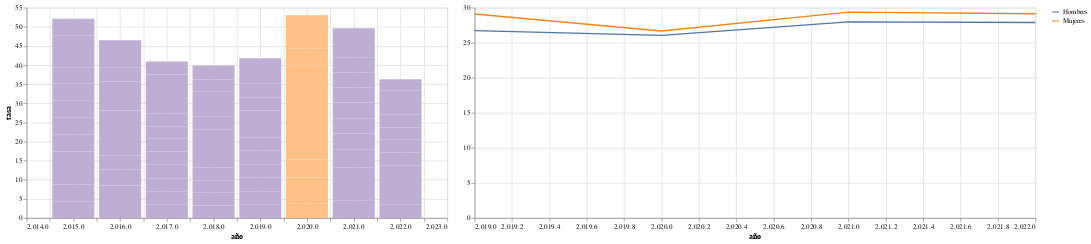

Notebook cell for this chart:
### Code cell
final = alt.hconcat(left, right).resolve_scale(x = 'independent') #resolve_scale recibe valores como shared o independent para poder concatenar dos gráficos y las etiquetas del gráfico.
final

### Figure 1 — Vega-Lite specification as saved in the notebook (floating-point values rounded to 4 significant figures)
{"config": {"view": {"continuousWidth": 400, "continuousHeight": 300}}, "hconcat": [{"data": {"name": "data-4e170b63240ec1bcc38851a928585bb4"}, "mark": {"type": "bar", "width": 60}, "encoding": {"color": {"condition": {"value": "#fdc086", "test": "(datum.año === 2020)"}, "value": "#beaed4"}, "x": {"field": "año", "type": "quantitative"}, "y": {"field": "tasa", "type": "quantitative"}}, "width": 600}, {"repeat": {"layer": ["Hombres", "Mujeres"]}, "spec": {"data": {"name": "data-069fceac8a9aab796fe0ccb611a28a2c"}, "mark": "line", "encoding": {"color": {"datum": {"repeat": "layer"}}, "x": {"field": "año", "type": "quantitative"}, "y": {"aggregate": "mean", "field": {"repeat": "layer"}, "title": ""}}, "width": 800}}], "resolve": {"scale": {"x": "independent"}}, "$schema": "https://vega.github.io/schema/vega-lite/v4.17.0.json", "datasets": {"data-4e170b63240ec1bcc38851a928585bb4": [{"año": 2015, "periodo": 1, "tasa": 4.4}, {"año": 2015, "periodo": 2, "tasa": 4.4}, {"año": 2015, "periodo": 3, "tasa": 4.3}, {"año": 2015, "periodo": 4, "tasa": 4.3}, {"año": 2015, "periodo": 5, "tasa": 4.4}, {"año": 2015, "periodo": 6, "tasa": 4.4}, {"año": 2015, "periodo": 7, "tasa": 4.5}, {"año": 2015, "periodo": 8, "tasa": 4.4}, {"año": 2015, "periodo": 9, "tasa": 4.2}, {"año": 2015, "periodo": 10, "tasa": 4.4}, {"año": 2015, "periodo": 11, "tasa": 4.1}, {"año": 2015, "periodo": 12, "tasa": 4.3}, {"año": 2016, "periodo": 1, "tasa": 4.2}, {"año": 2016, "periodo": 2, "tasa": 4.3}, {"año": 2016, "periodo": 3, "tasa": 4.1}, {"año": 2016, "periodo": 4, "tasa": 3.8}, {"año": 2016, "periodo": 5, "tasa": 4.0}, {"año": 2016, "periodo": 6, "tasa": 3.9}, {"año": 2016, "periodo": 7, "tasa": 3.8}, {"año": 2016, "periodo": 8, "tasa": 3.8}, {"año": 2016, "periodo": 9, "tasa": 3.8}, {"año": 2016, "periodo": 10, "tasa": 3.6}, {"año": 2016, "periodo": 11, "tasa": 3.6}, {"año": 2016, "periodo": 12, "tasa": 3.6}, {"año": 2017, "periodo": 1, "tasa": 3.5}, {"año": 2017, "periodo": 2, "tasa": 3.4}, {"año": 2017, "periodo": 3, "tasa": 3.5}, {"año": 2017, "periodo": 4, "tasa": 3.5}, {"año": 2017, "periodo": 5, "tasa": 3.5}, {"año": 2017, "periodo": 6, "tasa": 3.3}, {"año": 2017, "periodo": 7, "tasa": 3.3}, {"año": 2017, "periodo": 8, "tasa": 3.3}, {"año": 2017, "periodo": 9, "tasa": 3.3}, {"año": 2017, "periodo": 10, "tasa": 3.4}, {"año": 2017, "periodo": 11, "tasa": 3.5}, {"año": 2017, "periodo": 12, "tasa": 3.4}, {"año": 2018, "periodo": 1, "tasa": 3.3}, {"año": 2018, "periodo": 2, "tasa": 3.3}, {"año": 2018, "periodo": 3, "tasa": 3.3}, {"año": 2018, "periodo": 4, "tasa": 3.4}, {"año": 2018, "periodo": 5, "tasa": 3.2}, {"año": 2018, "periodo": 6, "tasa": 3.4}, {"año": 2018, "periodo": 7, "tasa": 3.3}, {"año": 2018, "periodo": 8, "tasa": 3.3}, {"año": 2018, "periodo": 9, "tasa": 3.3}, {"año": 2018, "periodo": 10, "tasa": 3.2}, {"año": 2018, "periodo": 11, "tasa": 3.3}, {"año": 2018, "periodo": 12, "tasa": 3.6}, {"año": 2019, "periodo": 1, "tasa": 3.5}, {"año": 2019, "periodo": 2, "tasa": 3.4}, {"año": 2019, "periodo": 3, "tasa": 3.6}, {"año": 2019, "periodo": 4, "tasa": 3.5}, {"año": 2019, "periodo": 5, "tasa": 3.6}, {"año": 2019, "periodo": 6, "tasa": 3.5}, {"año": 2019, "periodo": 7, "tasa": 3.5}, {"año": 2019, "periodo": 8, "tasa": 3.5}, {"año": 2019, "periodo": 9, "tasa": 3.5}, {"año": 2019, "periodo": 10, "tasa": 3.6}, {"año": 2019, "periodo": 11, "tasa": 3.5}, {"año": 2019, "periodo": 12, "tasa": 3.1}, {"año": 2020, "periodo": 1, "tasa": 3.7}, {"año": 2020, "periodo": 2, "tasa": 3.6}, {"año": 2020, "periodo": 3, "tasa": 3.3}, {"año": 2020, "periodo": 4, "tasa": 4.7}, {"año": 2020, "periodo": 5, "tasa": 4.3}, {"año": 2020, "periodo": 6, "tasa": 5.5}, {"año": 2020, "periodo": 7, "tasa": 5.0}, {"año": 2020, "periodo": 8, "tasa": 4.9}, {"año": 2020, "periodo": 9, "tasa": 4.8}, {"año": 2020, "periodo": 10, "tasa": 4.6}, {"año": 2020, "periodo": 11, "tasa": 4.5}, {"año": 2020, "periodo": 12, "tasa": 4.1}, {"año": 2021, "periodo": 1, "tasa": 4.5}, {"año": 2021, "periodo": 2, "tasa": 4.4}, {"año": 2021, "periodo": 3, "tasa": 4.4}, {"año": 2021, "periodo": 4, "tasa": 4.7}, {"año": 2021, "periodo": 5, "tasa": 4.1}, {"año": 2021, "periodo": 6, "tasa": 4.0}, {"año": 2021, "periodo": 7, "tasa": 4.1}, {"año": 2021, "periodo": 8, "tasa": 4.0}, {"año": 2021, "periodo": 9, "tasa": 3.9}, {"año": 2021, "periodo": 10, "tasa": 3.8}, {"año": 2021, "periodo": 11, "tasa": 3.9}, {"año": 2021, "periodo": 12, "tasa": 3.8}, {"año": 2022, "periodo": 1, "tasa": 3.6}, {"año": 2022, "periodo": 2, "tasa": 3.7}, {"año": 2022, "periodo": 3, "tasa": 3.4}, {"año": 2022, "periodo": 4, "tasa": 3.1}, {"año": 2022, "periodo": 5, "tasa": 3.4}, {"año": 2022, "periodo": 6, "tasa": 3.3}, {"año": 2022, "periodo": 7, "tasa": 3.2}, {"año": 2022, "periodo": 8, "tasa": 3.3}, {"año": 2022, "periodo": 9, "tasa": 3.1}, {"año": 2022, "periodo": 10, "tasa": 3.2}, {"año": 2022, "periodo": 11, "tasa": 3.0}], "data-069fceac8a9aab796fe0ccb611a28a2c": [{"año": 2019, "periodo": 1, "Hombres": 26.8, "Mujeres": 29.1, "promedio": 27.95}, {"año": 2019, "periodo": 2, "Hombres": 26.8, "Mujeres": 29.2, "promedio": 28.0}, {"año": 2019, "periodo": 3, "Hombres": 26.8, "Mujeres": 29.3, "promedio": 28.05}, {"año": 2019, "periodo": 4, "Hombres": 26.5, "Mujeres": 28.8, "promedio": 27.65}, {"año": 2020, "periodo": 1, "Hombres": 26.6, "Mujeres": 28.8, "promedio": 27.7}, {"año": 2020, "periodo": 2, "Hombres": 24.0, "Mujeres": 21.3, "promedio": 22.65}, {"año": 2020, "periodo": 3, "Hombres": 26.6, "Mujeres": 27.6, "promedio": 27.1}, {"año": 2020, "periodo": 4, "Hombres": 27.0, "Mujeres": 29.0, "promedio": 28.0}, {"año": 2021, "periodo": 1, "Hombres": 27.6, "Mujeres": 28.6, "promedio": 28.1}, {"año": 2021, "periodo": 2, "Hombres": 27.9, "Mujeres": 29.4, "promedio": 28.65}, {"año": 2021, "periodo": 3, "Hombres": 28.2, "Mujeres": 29.7, "promedio": 28.95}, {"año": 2021, "periodo": 4, "Hombres": 28.2, "Mujeres": 29.8, "promedio": 29.0}, {"año": 2022, "periodo": 1, "Hombres": 27.8, "Mujeres": 29.0, "promedio": 28.4}, {"año": 2022, "periodo": 2, "Hombres": 28.1, "Mujeres": 29.3, "promedio": 28.7}, {"año": 2022, "periodo": 3, "Hombres": 27.8, "Mujeres": 29.1, "promedio": 28.45}]}}
